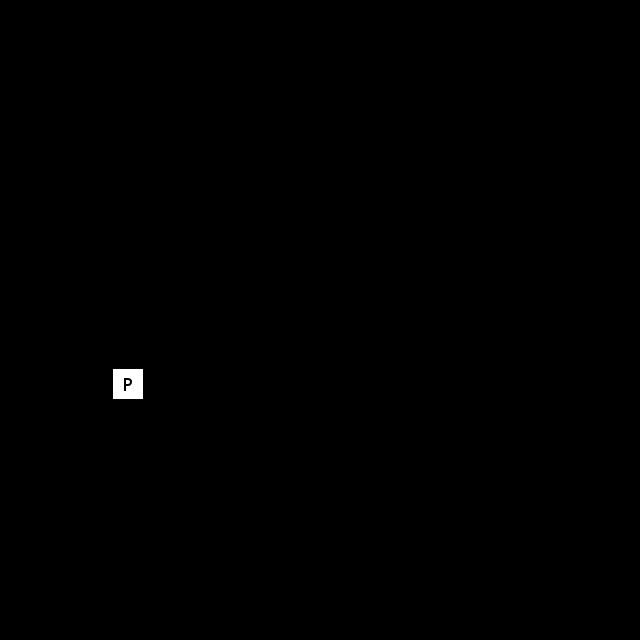

Tiled map render using the project's own tile images. Description and the whole map definition, tile-layer contents included, below:
An orthogonal 40x40 tile map with 16x16 px tiles, 1 tile layer (Tile Layer 1) and 2 objects (Sign, Fire).

<map version="1.0" orientation="orthogonal" renderorder="right-down" width="40" height="40" tilewidth="16" tileheight="16" nextobjectid="5">
 <tileset firstgid="1" name="Test" tilewidth="32" tileheight="32" tilecount="128" columns="8">
  <image source="../tile/debug.png" width="256" height="512" />
 </tileset>
 <layer name="Tile Layer 1" width="40" height="40">
  <data encoding="csv">
0,0,0,0,0,0,0,0,0,0,0,0,0,0,0,0,0,0,0,0,0,0,0,0,0,0,0,0,0,0,0,0,0,0,0,0,0,0,0,0,
0,0,0,0,0,0,0,0,0,0,0,0,0,0,0,0,0,0,0,0,0,0,0,0,0,0,0,0,0,0,0,0,0,0,0,0,0,0,0,0,
0,0,0,2,0,0,0,0,0,0,0,0,0,0,0,0,0,0,0,0,0,0,0,0,0,0,0,0,0,0,0,0,0,0,0,0,0,2,0,0,
0,0,0,0,0,0,0,2,0,2,0,2,0,0,2,0,2,0,2,0,0,2,0,2,0,2,0,0,2,0,2,0,2,0,0,0,0,0,0,0,
0,0,0,2,0,0,0,0,0,0,0,0,0,0,0,0,0,0,0,0,0,0,0,0,0,0,0,0,0,0,0,0,0,0,0,0,0,2,0,0,
0,0,0,0,0,0,0,0,0,2,0,0,0,0,2,0,0,0,0,0,0,2,0,0,0,0,0,0,0,0,2,0,0,0,0,0,0,0,0,0,
0,0,0,2,0,0,0,0,0,0,0,0,0,0,0,0,2,0,0,0,0,0,0,2,0,0,0,0,0,0,0,0,0,0,0,0,0,2,0,0,
0,0,0,0,0,0,0,0,0,2,0,0,0,0,2,0,0,0,0,0,0,0,0,0,0,2,0,0,0,0,2,0,0,0,0,0,0,0,0,0,
0,0,0,2,0,0,0,0,0,0,0,0,0,0,0,0,0,0,0,0,0,0,0,0,0,0,0,0,0,0,0,0,0,0,0,0,0,2,0,0,
0,0,0,0,0,0,0,0,0,2,0,0,0,0,2,0,2,0,2,0,0,2,0,2,0,2,0,0,0,0,2,0,0,0,0,0,0,0,0,0,
0,0,0,2,0,0,0,0,0,0,0,0,0,0,0,0,0,0,0,0,0,0,0,0,0,0,0,0,0,0,0,0,0,0,0,0,0,2,0,0,
0,0,0,0,0,0,0,0,0,0,0,0,0,0,0,0,0,0,0,0,0,0,0,0,0,0,0,0,0,0,0,0,0,0,0,0,0,0,0,0,
0,0,0,2,0,0,0,0,0,0,0,0,0,0,0,0,0,0,0,0,0,0,0,0,0,0,0,0,0,0,0,0,0,0,0,0,0,2,0,0,
0,0,0,0,0,0,0,0,0,0,0,0,0,0,0,0,0,0,0,0,0,0,0,0,0,0,0,0,0,0,0,0,0,0,0,0,0,0,0,0,
0,0,0,2,0,0,0,0,0,0,0,0,0,0,0,0,0,0,0,0,0,0,0,0,0,0,0,0,0,0,0,0,0,0,0,0,0,2,0,0,
0,0,0,0,0,0,0,0,0,0,0,0,0,0,0,0,0,0,0,0,0,0,0,0,0,0,0,0,0,0,0,0,0,0,0,0,0,0,0,0,
0,0,0,2,0,0,0,0,0,0,0,0,0,0,0,0,0,0,0,0,0,0,0,0,0,0,0,0,0,0,0,0,0,0,0,0,0,2,0,0,
0,0,0,0,0,0,0,0,0,0,0,0,0,0,0,0,0,0,0,0,0,0,0,0,0,0,0,0,0,0,0,0,0,0,0,0,0,0,0,0,
0,0,0,2,0,0,0,0,0,0,0,0,0,0,0,0,0,0,0,0,0,0,0,0,0,0,0,0,0,0,0,0,0,0,0,0,0,2,0,0,
0,0,0,0,0,0,0,0,0,0,0,0,0,0,0,0,0,0,0,0,0,0,0,0,0,0,0,0,0,0,0,0,0,0,0,0,0,0,0,0,
0,0,0,2,0,0,0,0,0,0,0,0,0,0,0,0,0,0,0,0,0,0,0,0,0,0,0,0,0,0,0,0,0,0,0,0,0,2,0,0,
0,0,0,0,0,0,0,0,0,0,0,0,0,0,0,0,0,0,0,0,0,0,0,0,0,0,0,0,0,0,0,0,0,0,0,0,0,0,0,0,
0,0,0,2,0,0,0,0,0,0,0,0,0,0,0,0,0,0,0,0,0,0,0,0,0,0,0,0,0,0,0,0,0,0,0,0,0,2,0,0,
0,0,0,0,0,0,0,0,0,0,0,0,0,0,0,0,0,0,0,0,0,0,0,0,0,0,0,0,0,0,0,0,0,0,0,0,0,0,0,0,
0,0,0,2,0,0,0,1,0,0,0,0,0,0,0,0,0,0,0,0,0,0,0,0,0,0,0,0,0,0,0,0,0,0,0,0,0,2,0,0,
0,0,0,0,0,0,0,0,0,0,0,0,0,0,0,0,0,0,0,0,0,0,0,0,0,0,0,0,0,0,0,0,0,0,0,0,0,0,0,0,
0,0,0,2,0,2,0,2,0,2,0,2,0,2,0,2,0,2,0,2,0,2,0,2,0,2,0,2,0,2,0,2,0,2,0,2,0,2,0,0,
0,0,0,0,0,0,0,0,0,0,0,0,0,0,0,0,0,0,0,0,0,0,0,0,0,0,0,0,0,0,0,0,0,0,0,0,0,0,0,0,
0,0,0,0,0,0,0,0,0,0,0,0,0,0,0,0,0,0,0,0,0,0,0,0,0,0,0,0,0,0,0,0,0,0,0,0,0,0,0,0,
0,0,0,0,0,0,0,0,0,0,0,0,0,0,0,0,0,0,0,0,0,0,0,0,0,0,0,0,0,0,0,0,0,0,0,0,0,0,0,0,
0,0,0,0,0,0,0,0,0,0,0,0,0,0,0,0,0,0,0,0,0,0,0,0,0,0,0,0,0,0,0,0,0,0,0,0,0,0,0,0,
0,0,0,0,0,0,0,0,0,0,0,0,0,0,0,0,0,0,0,0,0,0,0,0,0,0,0,0,0,0,0,0,0,0,0,0,0,0,0,0,
0,0,0,0,0,0,0,0,0,0,0,0,0,0,0,0,0,0,0,0,0,0,0,0,0,0,0,0,0,0,0,0,0,0,0,0,0,0,0,0,
0,0,0,0,0,0,0,0,0,0,0,0,0,0,0,0,0,0,0,0,0,0,0,0,0,0,0,0,0,0,0,0,0,0,0,0,0,0,0,0,
0,0,0,0,0,0,0,0,0,0,0,0,0,0,0,0,0,0,0,0,0,0,0,0,0,0,0,0,0,0,0,0,0,0,0,0,0,0,0,0,
0,0,0,0,0,0,0,0,0,0,0,0,0,0,0,0,0,0,0,0,0,0,0,0,0,0,0,0,0,0,0,0,0,0,0,0,0,0,0,0,
0,0,0,0,0,0,0,0,0,0,0,0,0,0,0,0,0,0,0,0,0,0,0,0,0,0,0,0,0,0,0,0,0,0,0,0,0,0,0,0,
0,0,0,0,0,0,0,0,0,0,0,0,0,0,0,0,0,0,0,0,0,0,0,0,0,0,0,0,0,0,0,0,0,0,0,0,0,0,0,0,
0,0,0,0,0,0,0,0,0,0,0,0,0,0,0,0,0,0,0,0,0,0,0,0,0,0,0,0,0,0,0,0,0,0,0,0,0,0,0,0,
0,0,0,0,0,0,0,0,0,0,0,0,0,0,0,0,0,0,0,0,0,0,0,0,0,0,0,0,0,0,0,0,0,0,0,0,0,0,0,0
</data>
 </layer>
 <objectgroup name="Object Layer 1">
  <object id="2" name="Sign" type="Sign" gid="6" x="304" y="400" width="32" height="32">
   <properties>
    <property name="text" value="This is a test sign. Wong is a bird nerd." />
   </properties>
  </object>
  <object id="3" type="Fire" gid="5" x="304" y="256" width="32" height="32">
   <properties>
    <property name="A" type="int" value="255" />
    <property name="B" type="int" value="0" />
    <property name="G" type="int" value="20" />
    <property name="R" type="int" value="255" />
   </properties>
  </object>
 </objectgroup>
</map>
